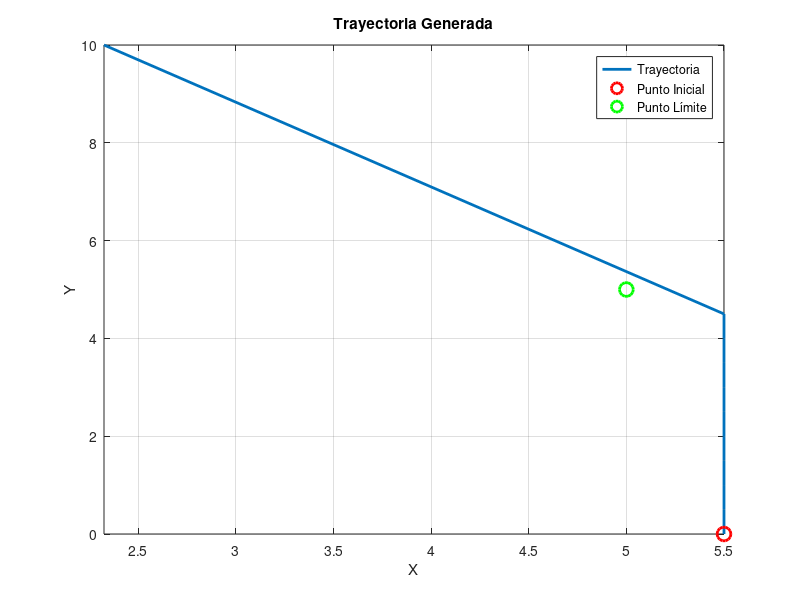

The MATLAB script that drew this image:
clear, clc, close all

punto_limite = [5,5];
punto_inicial = [5.5,0];
tang = tan(30*pi/180);
y_sup = 10;
pos_actual = punto_inicial;
subir = 0;
puede_subir = false;

trayectoria_x = punto_inicial(1);
trayectoria_y = punto_inicial(2);

while ~puede_subir
    dist = tang * (y_sup - pos_actual(2));
    m = (y_sup - pos_actual(2)) / ((pos_actual(1) - dist) - pos_actual(1));
    b = pos_actual(2) - m * pos_actual(1);
    
    interseccion_x = m * punto_limite(1) + b;
    interseccion_y = (punto_limite(2) - b) / m;
    
    if interseccion_x <= punto_limite(2) || interseccion_x <= punto_limite(1)
        subir = subir + 0.5;
        pos_actual = [pos_actual(1), pos_actual(2) + 0.5];
        
        trayectoria_x = [trayectoria_x, pos_actual(1)];
        trayectoria_y = [trayectoria_y, pos_actual(2)];
    else
        puede_subir = true;
    end
end

trayectoria_x = [trayectoria_x, pos_actual(1)-dist];
trayectoria_y = [trayectoria_y, y_sup];
if ~isempty(trayectoria_x) && ~isempty(trayectoria_y)
    figure;
    plot(trayectoria_x, trayectoria_y, 'LineWidth', 2);
    hold on;
    plot(punto_inicial(1), punto_inicial(2), 'ro', 'MarkerSize', 10, 'LineWidth', 2);
    plot(punto_limite(1), punto_limite(2), 'go', 'MarkerSize', 10, 'LineWidth', 2);
    xlabel('X');
    ylabel('Y');
    title('Trayectoria Generada');
    legend('Trayectoria', 'Punto Inicial', 'Punto Límite');
    grid on;

    xlim([min(trayectoria_x), max(trayectoria_x)]);
    ylim([min(trayectoria_y), max(trayectoria_y)]);
    hold off;
else
    disp('No hay datos para graficar la trayectoria.');
end

